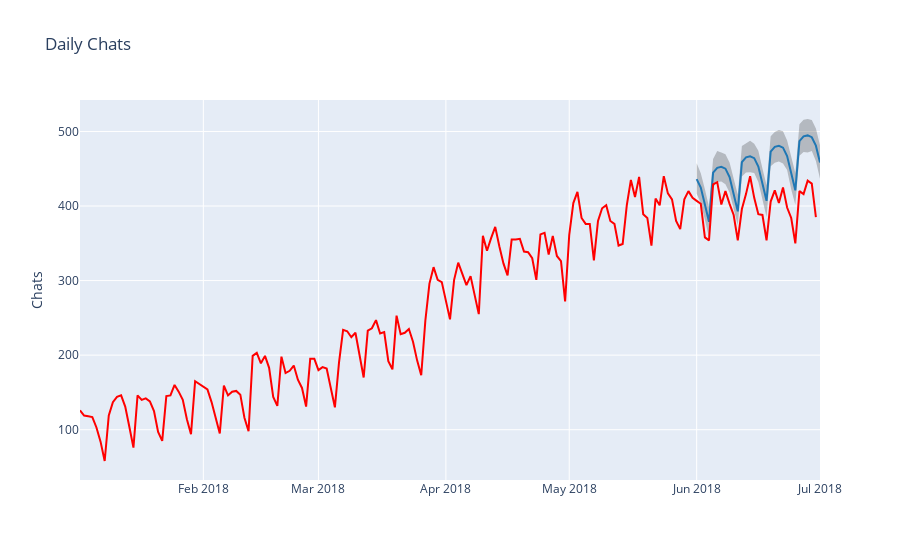

This figure's notebook cell:
### Code cell
show_forecast(df_compare, future_num_points, 181)
